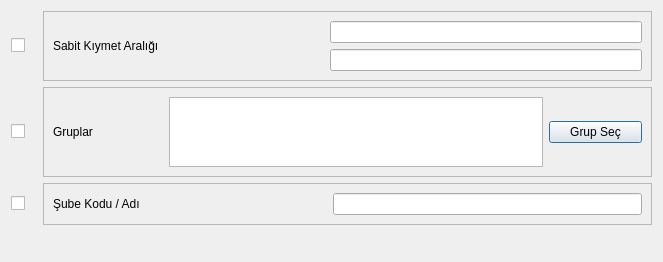
<?xml version="1.0" encoding="UTF-8"?>
<ui version="4.0">
 <class>DMR_DEMIRBAS_LISTESI_BATCH</class>
 <widget class="QDialog" name="DMR_DEMIRBAS_LISTESI_BATCH">
  <property name="geometry">
   <rect>
    <x>0</x>
    <y>0</y>
    <width>663</width>
    <height>255</height>
   </rect>
  </property>
  <property name="sizePolicy">
   <sizepolicy hsizetype="Expanding" vsizetype="Expanding">
    <horstretch>0</horstretch>
    <verstretch>0</verstretch>
   </sizepolicy>
  </property>
  <property name="windowTitle">
   <string>Demirbaş Listesi</string>
  </property>
  <layout class="QGridLayout" name="gridLayout_4" columnstretch="10,10,5">
   <item row="0" column="0">
    <widget class="QCheckBox" name="checkBox_sabit_kiymet_araligi">
     <property name="sizePolicy">
      <sizepolicy hsizetype="Fixed" vsizetype="Fixed">
       <horstretch>0</horstretch>
       <verstretch>0</verstretch>
      </sizepolicy>
     </property>
     <property name="minimumSize">
      <size>
       <width>26</width>
       <height>0</height>
      </size>
     </property>
     <property name="text">
      <string/>
     </property>
    </widget>
   </item>
   <item row="0" column="1" colspan="2">
    <widget class="QFrame" name="frame_sabit_kiymetler">
     <property name="sizePolicy">
      <sizepolicy hsizetype="Expanding" vsizetype="Fixed">
       <horstretch>0</horstretch>
       <verstretch>0</verstretch>
      </sizepolicy>
     </property>
     <property name="frameShape">
      <enum>QFrame::StyledPanel</enum>
     </property>
     <property name="frameShadow">
      <enum>QFrame::Raised</enum>
     </property>
     <layout class="QGridLayout" name="gridLayout" columnstretch="1,10,20">
      <item row="0" column="0" rowspan="2">
       <widget class="QLabel" name="label">
        <property name="text">
         <string>Sabit Kıymet Aralığı </string>
        </property>
       </widget>
      </item>
      <item row="0" column="1">
       <widget class="QSearchEdit" name="searchEdit_bas_dmr_kodu">
        <property name="whatsThis">
         <string>Arama widget. </string>
        </property>
        <property name="QSearchEdit" stdset="0">
         <rect>
          <x>0</x>
          <y>0</y>
          <width>100</width>
          <height>100</height>
         </rect>
        </property>
       </widget>
      </item>
      <item row="0" column="2">
       <widget class="QLineEdit" name="lineEdit_bas_dmr_ismi">
        <property name="readOnly">
         <bool>true</bool>
        </property>
       </widget>
      </item>
      <item row="1" column="1">
       <widget class="QSearchEdit" name="searchEdit_bts_dmr_kodu">
        <property name="whatsThis">
         <string>Arama widget. </string>
        </property>
        <property name="QSearchEdit" stdset="0">
         <rect>
          <x>0</x>
          <y>0</y>
          <width>100</width>
          <height>100</height>
         </rect>
        </property>
       </widget>
      </item>
      <item row="1" column="2">
       <widget class="QLineEdit" name="lineEdit_bts_dmr_ismi">
        <property name="readOnly">
         <bool>true</bool>
        </property>
       </widget>
      </item>
     </layout>
    </widget>
   </item>
   <item row="1" column="0">
    <widget class="QCheckBox" name="checkBox_gruplar">
     <property name="sizePolicy">
      <sizepolicy hsizetype="Fixed" vsizetype="Fixed">
       <horstretch>0</horstretch>
       <verstretch>0</verstretch>
      </sizepolicy>
     </property>
     <property name="minimumSize">
      <size>
       <width>26</width>
       <height>0</height>
      </size>
     </property>
     <property name="text">
      <string/>
     </property>
    </widget>
   </item>
   <item row="1" column="1" colspan="2">
    <widget class="QFrame" name="frame_gruplar">
     <property name="sizePolicy">
      <sizepolicy hsizetype="Expanding" vsizetype="Fixed">
       <horstretch>0</horstretch>
       <verstretch>0</verstretch>
      </sizepolicy>
     </property>
     <property name="frameShape">
      <enum>QFrame::StyledPanel</enum>
     </property>
     <property name="frameShadow">
      <enum>QFrame::Raised</enum>
     </property>
     <layout class="QGridLayout" name="gridLayout_2" columnstretch="1,20,5">
      <item row="0" column="0">
       <widget class="QLabel" name="label_4">
        <property name="sizePolicy">
         <sizepolicy hsizetype="Expanding" vsizetype="Fixed">
          <horstretch>0</horstretch>
          <verstretch>0</verstretch>
         </sizepolicy>
        </property>
        <property name="text">
         <string>Gruplar                     </string>
        </property>
       </widget>
      </item>
      <item row="0" column="1">
       <widget class="QTextEdit" name="textEdit_gruplar">
        <property name="maximumSize">
         <size>
          <width>16777215</width>
          <height>70</height>
         </size>
        </property>
        <property name="readOnly">
         <bool>true</bool>
        </property>
       </widget>
      </item>
      <item row="0" column="2">
       <widget class="QPushButton" name="pushButton_grup_sec">
        <property name="text">
         <string>Grup Seç</string>
        </property>
        <property name="icon">
         <iconset resource="../k9_icons.qrc">
          <normaloff>:/k9_icons/K9_ICONS/k9_grup.png</normaloff>:/k9_icons/K9_ICONS/k9_grup.png</iconset>
        </property>
       </widget>
      </item>
     </layout>
    </widget>
   </item>
   <item row="2" column="0">
    <widget class="QCheckBox" name="checkBox_sube">
     <property name="sizePolicy">
      <sizepolicy hsizetype="Fixed" vsizetype="Fixed">
       <horstretch>0</horstretch>
       <verstretch>0</verstretch>
      </sizepolicy>
     </property>
     <property name="minimumSize">
      <size>
       <width>26</width>
       <height>0</height>
      </size>
     </property>
     <property name="text">
      <string/>
     </property>
    </widget>
   </item>
   <item row="2" column="1" colspan="2">
    <widget class="QFrame" name="frame_sube">
     <property name="sizePolicy">
      <sizepolicy hsizetype="Expanding" vsizetype="Fixed">
       <horstretch>0</horstretch>
       <verstretch>0</verstretch>
      </sizepolicy>
     </property>
     <property name="frameShape">
      <enum>QFrame::StyledPanel</enum>
     </property>
     <property name="frameShadow">
      <enum>QFrame::Raised</enum>
     </property>
     <layout class="QGridLayout" name="gridLayout_3" columnstretch="1,10,20">
      <item row="0" column="0">
       <widget class="QLabel" name="label_5">
        <property name="text">
         <string>Şube Kodu / Adı        </string>
        </property>
       </widget>
      </item>
      <item row="0" column="1">
       <widget class="QSearchEdit" name="searchEdit_sube_kodu">
        <property name="whatsThis">
         <string>Arama widget. </string>
        </property>
        <property name="QSearchEdit" stdset="0">
         <rect>
          <x>0</x>
          <y>0</y>
          <width>100</width>
          <height>100</height>
         </rect>
        </property>
       </widget>
      </item>
      <item row="0" column="2">
       <widget class="QLineEdit" name="lineEdit_sube_ismi">
        <property name="readOnly">
         <bool>true</bool>
        </property>
       </widget>
      </item>
     </layout>
    </widget>
   </item>
   <item row="3" column="0" colspan="2">
    <spacer name="horizontalSpacer">
     <property name="orientation">
      <enum>Qt::Horizontal</enum>
     </property>
     <property name="sizeHint" stdset="0">
      <size>
       <width>297</width>
       <height>20</height>
      </size>
     </property>
    </spacer>
   </item>
   <item row="3" column="2">
    <widget class="QWidget" name="widget_batch_buttons" native="true">
     <property name="sizePolicy">
      <sizepolicy hsizetype="Expanding" vsizetype="Fixed">
       <horstretch>0</horstretch>
       <verstretch>0</verstretch>
      </sizepolicy>
     </property>
    </widget>
   </item>
  </layout>
 </widget>
 <customwidgets>
  <customwidget>
   <class>QSearchEdit</class>
   <extends>QWidget</extends>
   <header>QSearchEdit.h</header>
  </customwidget>
 </customwidgets>
 <tabstops>
  <tabstop>checkBox_sabit_kiymet_araligi</tabstop>
  <tabstop>searchEdit_bas_dmr_kodu</tabstop>
  <tabstop>lineEdit_bas_dmr_ismi</tabstop>
  <tabstop>searchEdit_bts_dmr_kodu</tabstop>
  <tabstop>lineEdit_bts_dmr_ismi</tabstop>
  <tabstop>checkBox_gruplar</tabstop>
  <tabstop>textEdit_gruplar</tabstop>
  <tabstop>pushButton_grup_sec</tabstop>
  <tabstop>checkBox_sube</tabstop>
  <tabstop>searchEdit_sube_kodu</tabstop>
  <tabstop>lineEdit_sube_ismi</tabstop>
 </tabstops>
 <resources>
  <include location="../k9_icons.qrc"/>
 </resources>
 <connections/>
</ui>
